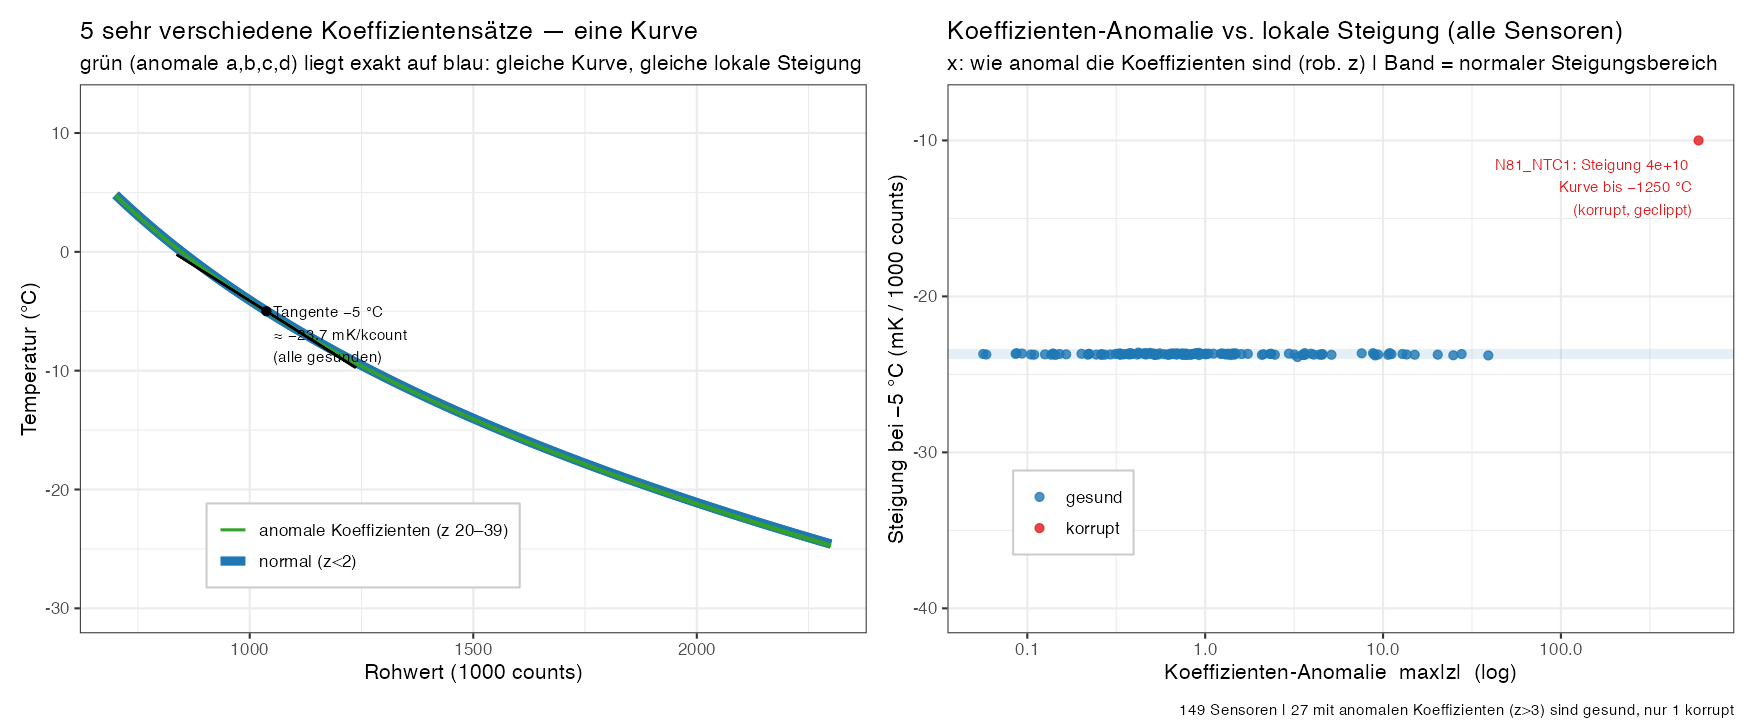

This chart was generated by the following R code:
# Local slope as a corruption check for "anomalous" coefficient sets.
#
# Some lab coefficient sets look anomalous (a,b,c,d far from the population) and
# were suspected to be corrupt. The local slope dT/dcounts at a working point
# reveals the truth: an entangled-but-valid parametrisation gives a perfectly
# normal slope; only a genuinely broken set flies off.
#
# Left  : counts->T curves + tangents at -5 degC for normal vs. "anomalous but
#         fine" vs. truly corrupt sensors.
# Right : coefficient anomaly (robust z of a,b,c,d) vs. local slope at -5 degC
#         for ALL sensors -> anomaly in the coefficients does NOT imply anomaly
#         in the slope, except for the one corrupt sensor.

suppressMessages({library(dplyr); library(ggplot2); library(patchwork); library(ggrepel)})

NTCcounts2R <- function(c) { H <- (-c * 1e6) / (c - 33554432); (H * 499000) / (499000 - H) }
S4_T_C      <- function(R, co) { lR <- log(R); 1 / (co[1] + co[2]*lR + co[3]*lR^2 + co[4]*lR^3) - 273.15 }

read_sm <- function(f, src) {
  m <- read.csv(f, check.names = FALSE, row.names = 1)
  do.call(rbind, lapply(colnames(m), function(cn) {
    p <- strsplit(cn, "_")[[1]]
    data.frame(source = src, node = as.integer(sub("N", "", p[1])),
               ntc = as.integer(sub("NTC", "", p[2])), name = cn,
               a = m["a", cn], b = m["b", cn], c = m["c", cn], d = m["d", cn])
  }))
}
co <- rbind(read_sm("../meta/SM1_CalibrationCoefficients.csv", "SM1"),
            read_sm("../meta/SM2_CalibrationCoefficients.csv", "SM2"))
co <- co[complete.cases(co[, c("a", "b", "c", "d")]), ]

Tc_of    <- function(cf, counts) S4_T_C(NTCcounts2R(counts), cf)
counts_at <- function(cf, T0) {
  f <- function(cc) Tc_of(cf, cc) - T0
  if (sign(f(4e5)) == sign(f(3.2e6))) return(NA_real_)
  uniroot(f, c(4e5, 3.2e6), tol = 1)$root
}
slope_at <- function(cf, T0) {
  c0 <- counts_at(cf, T0); if (is.na(c0)) return(NA_real_)
  (Tc_of(cf, c0 + 200) - Tc_of(cf, c0 - 200)) / 400
}
is_mono <- function(cf) { cc <- seq(7e5, 2.3e6, length.out = 200); all(diff(Tc_of(cf, cc)) < 0) }

# robust coefficient-anomaly score: max |z| over a,b,c,d (median/MAD) ----------
med <- sapply(c("a","b","c","d"), function(k) median(co[[k]]))
mad_ <- sapply(c("a","b","c","d"), function(k) mad(co[[k]]))
co$zmax  <- apply(co[, c("a","b","c","d")], 1, function(r) max(abs((r - med) / mad_)))
co$s5    <- mapply(function(a,b,c,d) slope_at(c(a,b,c,d), -5)  * 1e6, co$a, co$b, co$c, co$d)
co$mono  <- mapply(function(a,b,c,d) is_mono(c(a,b,c,d)),             co$a, co$b, co$c, co$d)
co$corrupt <- !co$mono | !is.finite(co$s5) | co$s5 > -10 | co$s5 < -40

# --- pick sensors for the curve panel ----------------------------------------
normal2  <- co |> filter(zmax < 2, !corrupt) |> arrange(abs(s5 + 23.7)) |> slice(1:2)
anomfine <- co |> filter(name %in% c("N77_NTC3", "N96_NTC3", "N80_NTC3"))
showco <- bind_rows(
  transform(normal2,  cls = "normal (z<2)"),
  transform(anomfine, cls = "anomale Koeffizienten (z 20–39)"))
showco$lab <- sprintf("%s (z=%.0f)", showco$name, showco$zmax)

cls_pal <- c(`normal (z<2)` = "#1f78b4", `anomale Koeffizienten (z 20–39)` = "#33a02c")
T0 <- -5

curve_df <- do.call(rbind, lapply(seq_len(nrow(showco)), function(i) {
  cf <- as.numeric(showco[i, c("a","b","c","d")])
  cc <- seq(7e5, 2.3e6, length.out = 400)
  data.frame(lab = showco$lab[i], cls = showco$cls[i], counts = cc, T = Tc_of(cf, cc))
}))
cn <- curve_df |> filter(cls == "normal (z<2)")          # blue halo (drawn first)
ca <- curve_df |> filter(cls != "normal (z<2)")          # green core on top
tan_df <- do.call(rbind, lapply(seq_len(nrow(showco)), function(i) {
  cf <- as.numeric(showco[i, c("a","b","c","d")]); c0 <- counts_at(cf, T0); m <- slope_at(cf, T0)
  cc <- c0 + c(-2e5, 2e5)
  data.frame(lab = showco$lab[i], counts = cc, T = T0 + m * (cc - c0))
}))
pt_df <- data.frame(counts = mean(sapply(seq_len(nrow(showco)),
                      function(i) counts_at(as.numeric(showco[i, c("a","b","c","d")]), T0))), T = T0)

p_left <- ggplot() +
  geom_line(data = cn, aes(counts/1000, T, group = lab, colour = cls), linewidth = 2.4) +
  geom_line(data = ca, aes(counts/1000, T, group = lab, colour = cls), linewidth = 0.8) +
  geom_line(data = tan_df, aes(counts/1000, T, group = lab), colour = "black", linewidth = 0.5) +
  geom_point(data = pt_df, aes(counts/1000, T), colour = "black", size = 2) +
  annotate("text", x = pt_df$counts/1000, y = T0,
           label = "Tangente −5 °C\n≈ −23.7 mK/kcount\n(alle gesunden)",
           hjust = -0.06, vjust = 0.9, size = 3.1) +
  scale_colour_manual(values = cls_pal, name = NULL) +
  coord_cartesian(ylim = c(-30, 12)) +
  labs(title = "5 sehr verschiedene Koeffizientensätze — eine Kurve",
       subtitle = "grün (anomale a,b,c,d) liegt exakt auf blau: gleiche Kurve, gleiche lokale Steigung",
       x = "Rohwert (1000 counts)", y = "Temperatur (°C)") +
  theme_bw(base_size = 12) +
  theme(legend.position = "inside", legend.position.inside = c(0.36, 0.16),
        legend.background = element_rect(fill = "white", colour = "grey80"))

# --- RIGHT: coefficient anomaly vs. local slope, all sensors -----------------
allc <- co |> mutate(grp = ifelse(corrupt, "korrupt", "gesund"),
                     s5_plot = pmin(pmax(s5, -40), -10))
off <- allc |> filter(corrupt)                     # off-scale slope label
p_right <- ggplot(allc, aes(zmax, s5_plot, colour = grp)) +
  annotate("rect", xmin = 0, xmax = Inf, ymin = -24.0, ymax = -23.4,
           fill = "#1f78b4", alpha = 0.12) +
  geom_point(size = 2, alpha = 0.8) +
  annotate("text", x = off$zmax, y = -11.2,
           label = sprintf("%s: Steigung %.0e\nKurve bis −1250 °C\n(korrupt, geclippt)", off$name, off$s5),
           colour = "#e31a1c", size = 3, hjust = 1.05, vjust = 1) +
  scale_x_log10() +
  scale_colour_manual(values = c(gesund = "#1f78b4", korrupt = "#e31a1c"), name = NULL) +
  coord_cartesian(ylim = c(-40, -8)) +
  labs(title = "Koeffizienten-Anomalie vs. lokale Steigung (alle Sensoren)",
       subtitle = "x: wie anomal die Koeffizienten sind (rob. z) | Band = normaler Steigungsbereich",
       x = "Koeffizienten-Anomalie  max|z|  (log)", y = "Steigung bei −5 °C (mK / 1000 counts)") +
  theme_bw(base_size = 12) +
  theme(legend.position = "inside", legend.position.inside = c(0.16, 0.22),
        legend.background = element_rect(fill = "white", colour = "grey80"))

fig <- p_left + p_right + plot_layout(widths = c(1, 1)) +
  plot_annotation(caption = sprintf(
    "%d Sensoren | %d mit anomalen Koeffizienten (z>3) sind gesund, nur %d korrupt",
    nrow(co), sum(co$zmax > 3 & !co$corrupt), sum(co$corrupt)))

ggsave("local_slope_anomalous.png", fig, width = 13.5, height = 5.6, dpi = 130)
cat("Saved:", normalizePath("local_slope_anomalous.png"), "\n")
cat(sprintf("anomalous (z>3) but healthy: %d | corrupt: %s\n",
            sum(co$zmax > 3 & !co$corrupt), paste(co$name[co$corrupt], collapse = ", ")))
